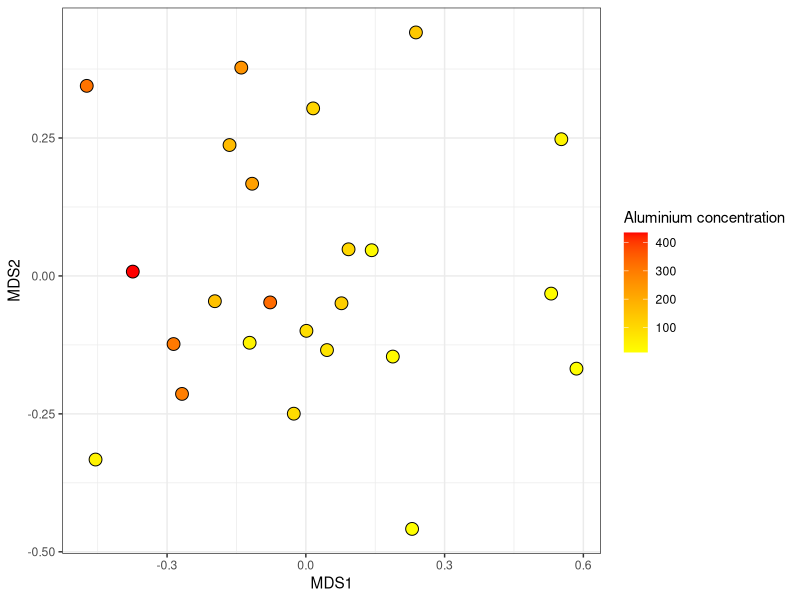
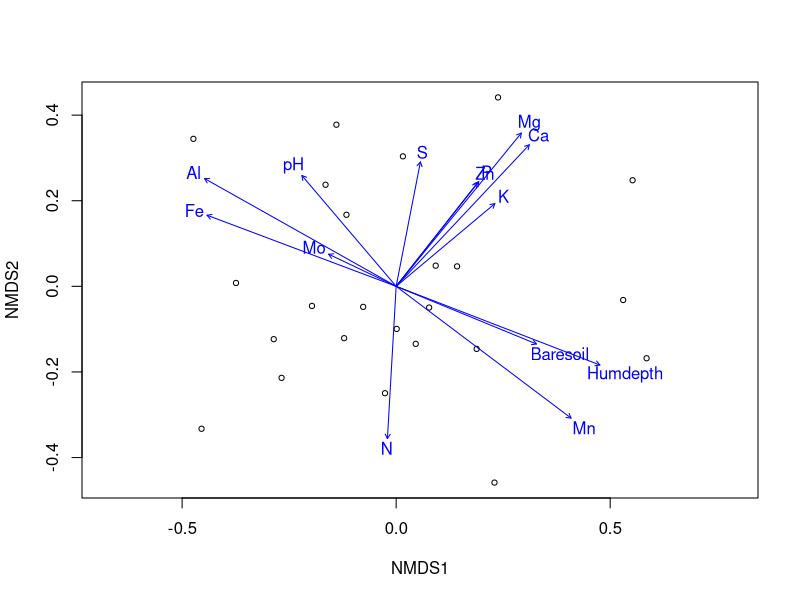
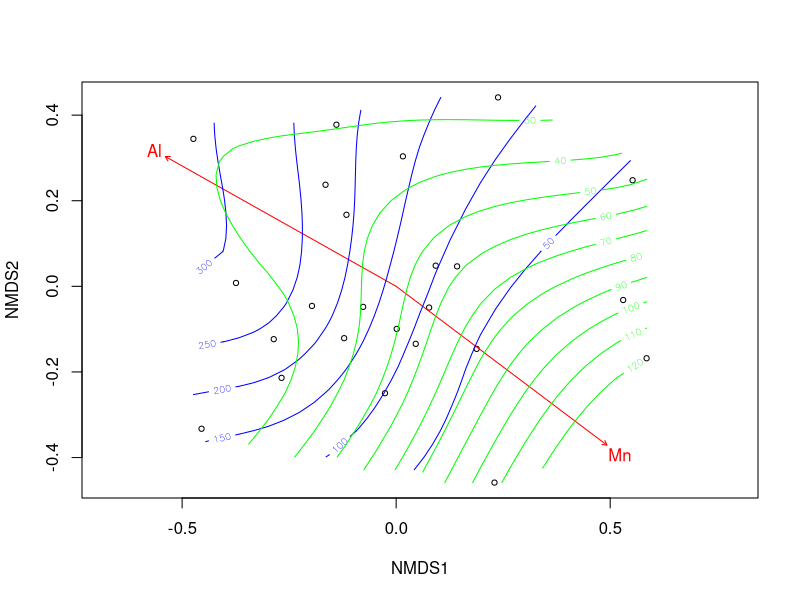
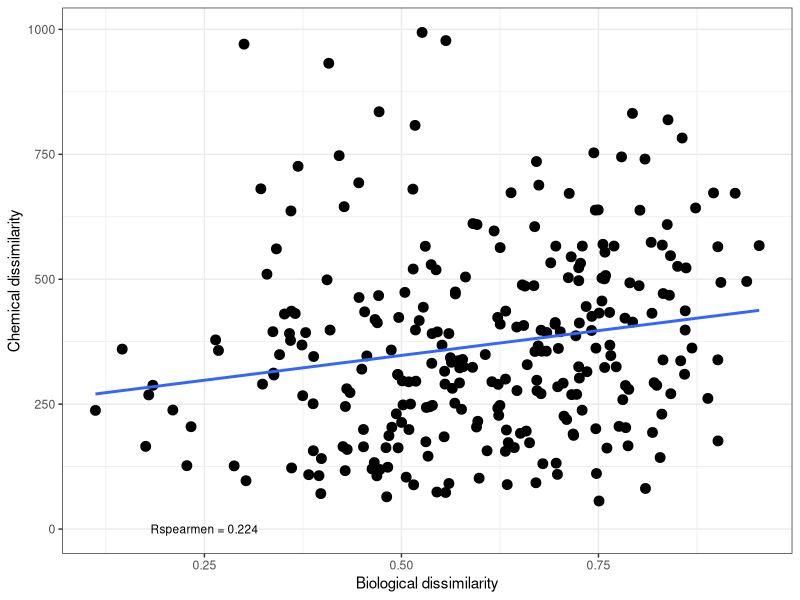
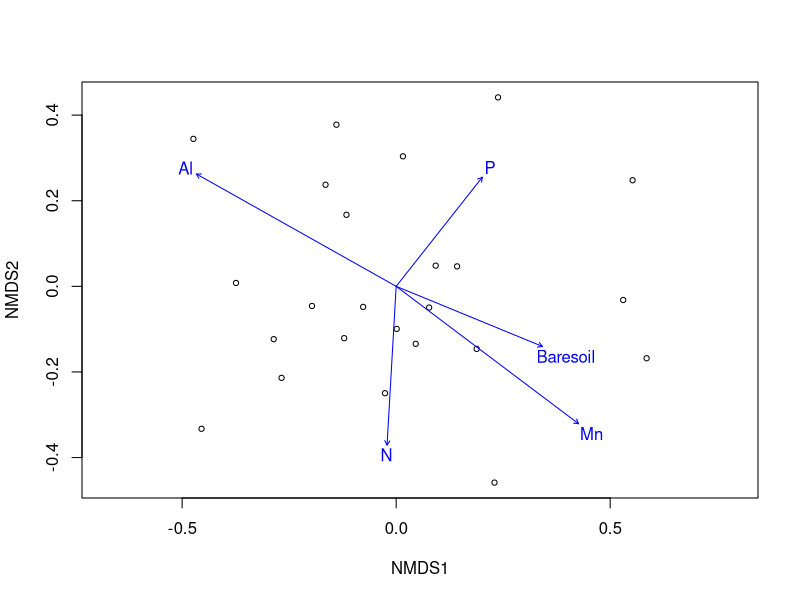

Reproduce these figures in R, in order.
## ---- chunk 1
#-- RUN THE FRAGMENT BETWEEN LINES BEFORE COMPILING MARKDOWN
# to configure markdown parsing
options(markdown.extensions = c("no_intra_emphasis", "tables", "fenced_code", "autolink", "strikethrough", "lax_spacing", "space_headers", "latex_math"))
#------
# output options
options(width = 70, scipen = 6, digits = 3)

# to render cyrillics in plots use cairo pdf
options(device = function(file, width = 7, height = 7, ...) {
  cairo_pdf(tempfile(), width = width, height = height, ...)
  })
library(knitr)
# chunk default options
opts_chunk$set(fig.align='center', tidy = FALSE, fig.width = 7, fig.height = 3, warning=FALSE)
## ---- chunk 2
library(vegan)
data(varespec)
data(varechem)
## ---- chunk 3
library(ggplot2)
veg_ord <- metaMDS(varespec)
veg_MDS <- as.data.frame(veg_ord$points)
ggplot(veg_MDS, aes(x = MDS1, y = MDS2, fill = varechem$Al))  + geom_point(shape=21, size =4)+ scale_fill_gradient(low = "cyan", high = "darkblue") + theme_bw()  + labs(fill = "Aluminium concentration") + scale_fill_gradient(high = "red", low = "yellow")

## ---- chunk 4
env_fit <- envfit(veg_ord, varechem)
env_fit
## ---- chunk 5
plot(veg_ord, display = "site")
plot(env_fit)
## ---- chunk 6
env_fit2 <- envfit(veg_ord ~ Al + Mn, data = varechem)
plot(veg_ord, display = "site")
plot(env_fit2, col = "red")
ordisurf(veg_ord, varechem$Al, 
         add = TRUE, col="blue")
ordisurf(veg_ord, varechem$Mn, 
         add = TRUE, col="green")

## ---- chunk 7
dist_com <- vegdist(varespec, method = "bray")
dist_chem <- vegdist(varechem, method = "euclidean")
## ---- chunk 8

x <-as.vector(dist_com)
y <- as.vector(dist_chem)
R <- round(cor(x, y, method="spearman"), 3)
xy <- data.frame (x, y)
mant <- ggplot(xy, aes(x=x, y=y))
mant + geom_point(size=3) + xlab ("Biological dissimilarity") + ylab ("Chemical dissimilarity") + annotate("text", x=0.25, y=0.35, label=paste("Rspearmen =", R, sep=" "), size = 3) + theme_bw() + geom_smooth(method = "lm", se = FALSE)






## ---- chunk 9
options(digits=4)
mant <- mantel(dist_com, dist_chem, method="spearman", permutations = 999)
mant
## ---- chunk 10
geo <- read.table("data/Coordinates.txt",  
                  header = TRUE, sep = "\t")
dist_geo <- vegdist(geo[, -1], 
                  method = "euclidean")
## ---- chunk 11
mantel_partial <- mantel.partial(dist_com, dist_chem, dist_geo, method = "pearson", permutations = 9999)
mantel_partial
## ---- chunk 12
BioEnv <- bioenv(varespec, varechem, method = "spearman", index = "bray")
BioEnv
## ---- chunk 13
plot(veg_ord, display = "site")
plot(envfit(veg_ord ~ N + P + Al + Mn + Baresoil, data = varechem ))
